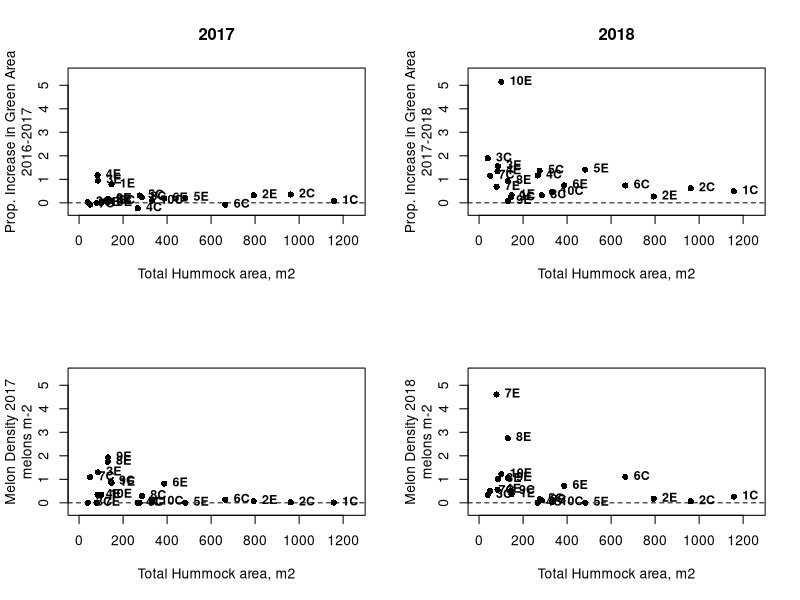

R code for this plot:
#Supplementary Fig 3. Scatter plots exploring relationships in vegetation cover change or melon density to hummock size

nara.ag <- read.csv("Data/NaraMultiYear_Data.csv", header=T)

par(mfrow=c(2,2))
plot(nara.ag$Gr17m16.16Green~ nara.ag$TotalHumArea,
     pch=16, 
     xlim=c(0,1250),
     ylim=c(-0.3, 5.5),
     ylab=c('Prop. Increase in Green Area', '2016-2017'),
     xlab='Total Hummock area, m2',
     main = '2017')
abline(h=0, lty=2)
text(Gr17m16.16Green~ TotalHumArea, labels=PlotID,data=nara.ag, cex=0.9,  pos=4, font=2)


plot(nara.ag$Gr18m17.17Green~ nara.ag$TotalHumArea,
     pch=16, 
     xlim=c(0,1250),
     ylim=c(-0.3, 5.5),
     ylab=c('Prop. Increase in Green Area','2017-2018'),
     xlab='Total Hummock area, m2',
     main='2018')
abline(h=0, lty=2)
text(Gr18m17.17Green~ TotalHumArea, labels=PlotID,data=nara.ag, cex=0.9,  pos=4, font=2)


plot(nara.ag$Mature1N17.17Green~ nara.ag$TotalHumArea,
     pch=16, 
     xlim=c(0,1250),
     ylim=c(-0.3, 5.5),
     ylab=c('Melon Density 2017','melons m-2'),
     xlab='Total Hummock area, m2')
    
abline(h=0, lty=2)
text(Mature1N17.17Green~ TotalHumArea, labels=PlotID,data=nara.ag, cex=0.9,  pos=4, font=2)

plot(nara.ag$Mature1N18.18Green~ nara.ag$TotalHumArea,
     pch=16, 
     xlim=c(0,1250),
     ylim=c(-0.3, 5.5),
     ylab=c('Melon Density 2018', 'melons m-2'),
     xlab='Total Hummock area, m2')
    
abline(h=0, lty=2)
text(Mature1N18.18Green~ TotalHumArea, labels=PlotID,data=nara.ag, cex=0.9,  pos=4, font=2)
